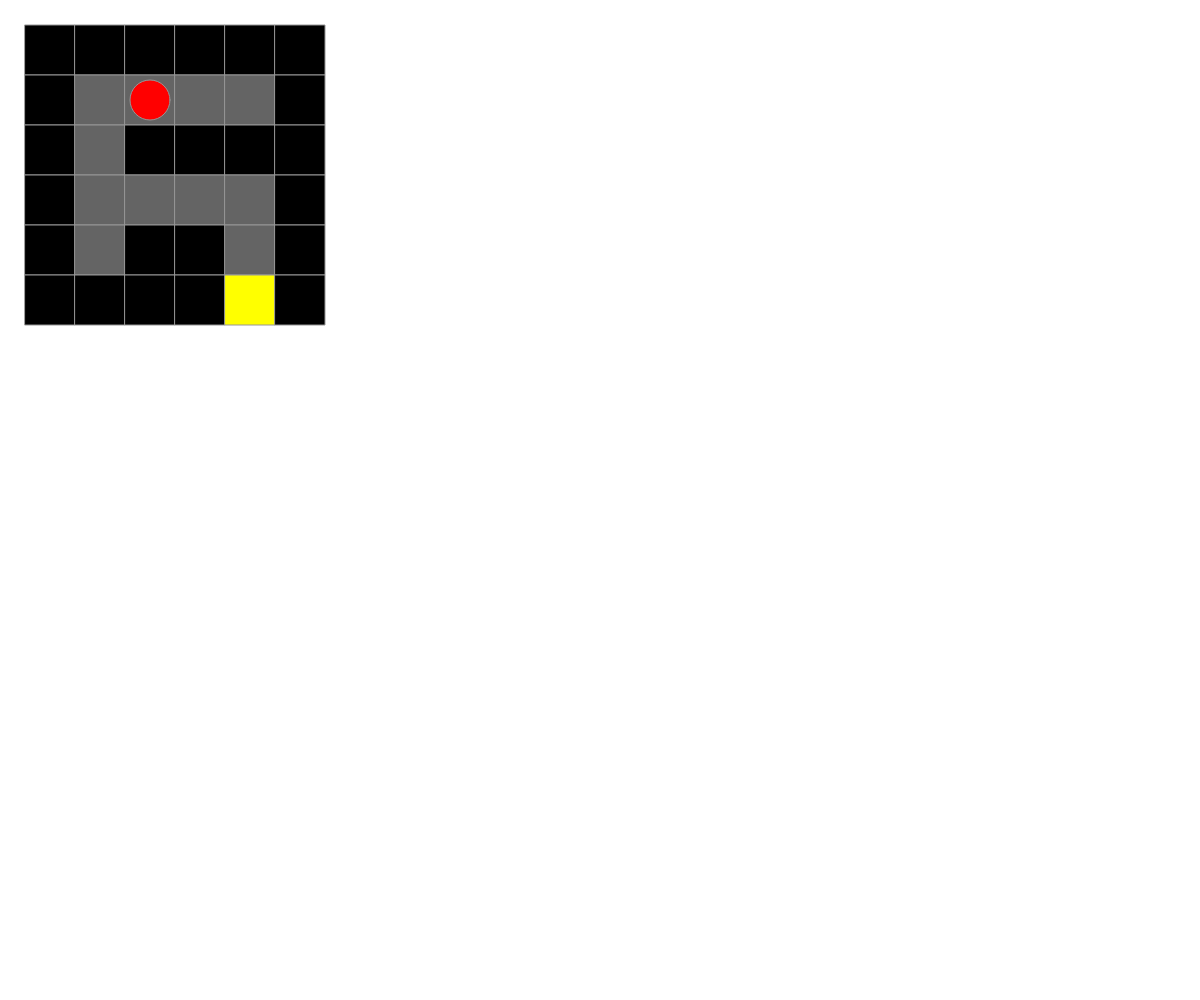
Frame 1 (no input)
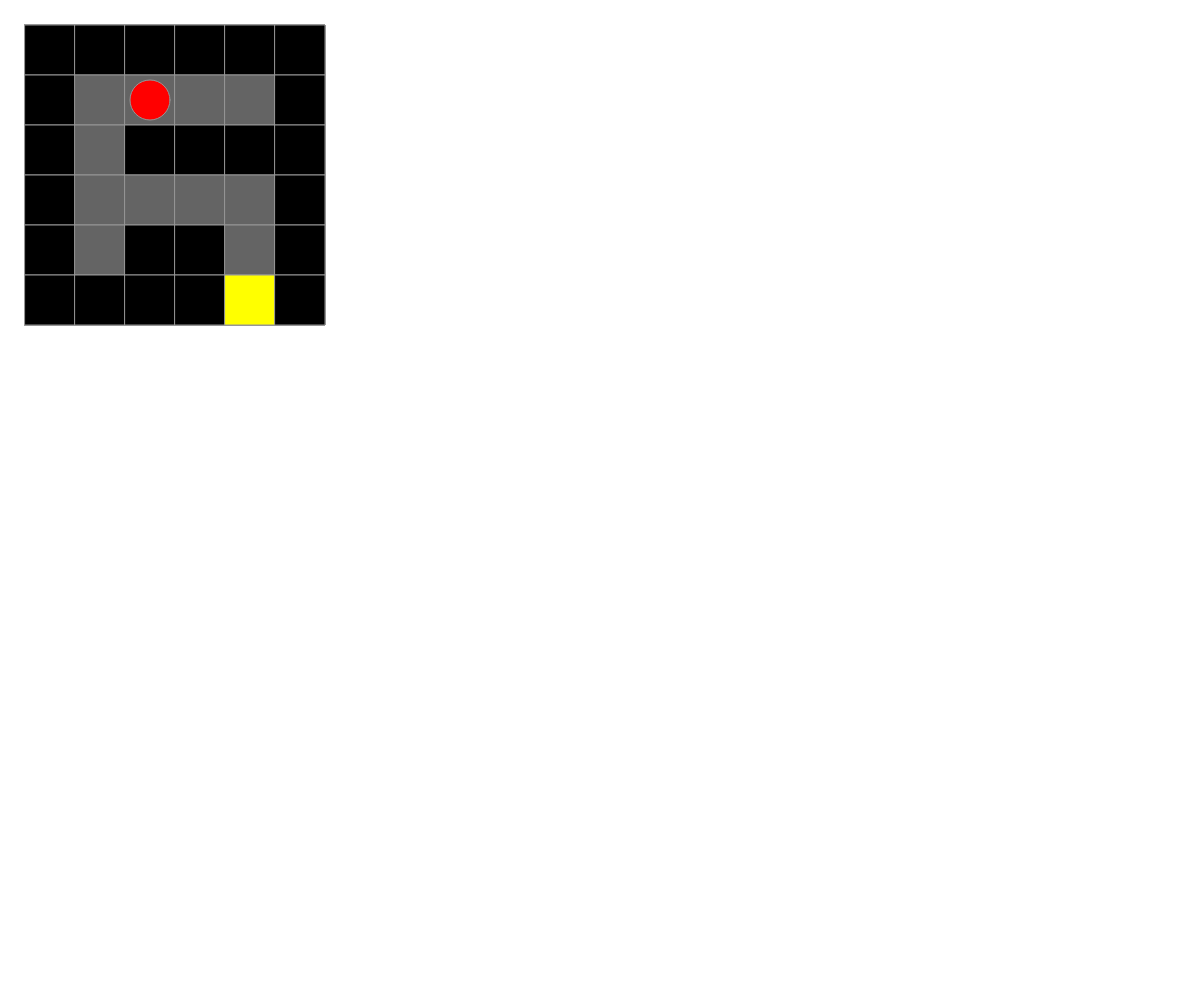
Frame 60 (no input)
Frame 120 (the mouse pressed at the canvas centre since frame 60): identical to frame 60, image omitted

The p5.js sketch that drew these frames (run headless with seeded random() and noise() and a simulated clock; from frame 60 on, the mouse is pressed at the canvas centre):

// p5.js sketch
// ── sketch.js
var game = [];
var offsetx, offsety;
var playerSize, posI, posJ; // taille + position du joueur
var gameSize, gameTileSize;
var nbtrace, traceTimer, traces = [];

/*************************************/
function setup() {
  createCanvas(windowWidth, windowHeight);
  rectMode(CENTER);
  ellipseMode(CENTER);
  stroke(150);
  // taille de la mmatrice
  gameSize = 6;
  // taille des éléments de la matrice
  gameTileSize = 50;
  // position initiale du joueur dans le tableau Game
  posI = 1;
  posJ = 2;
  // taille du joueur
  playerSize = gameTileSize * 0.8;
  offsetx = 50;
  offsety = 50;
  game = [
    "W", "W", "W", "W", "W", "W",
    "W", "F", "F", "F", "F", "W",
    "W", "F", "W", "W", "W", "W",
    "W", "F", "F", "F", "F", "W",
    "W", "F", "W", "W", "F", "W",
    "W", "W", "W", "W", "B", "W",
  ];
  nbtrace = 0;
  traceTimer = 5;
}
/*************************************/
function draw() {
  for (i = 0; i < gameSize; i++) {
    for (j = 0; j < gameSize; j++) {
      if (game[i * gameSize + j] == "W") {
        fill(0);
      } else if (game[i * gameSize + j] == "B") {
        fill(255, 255, 0);
      } else if (game[i * gameSize + j] == "T") {
        fill(220);
      } else {
        fill(100);
      }
      rect(offsetx + j * gameTileSize, offsety + i * gameTileSize, gameTileSize, gameTileSize);
    }
  }
  fill(255, 0, 0);
  ellipse(offsetx + posJ * gameTileSize, offsety + posI * gameTileSize, playerSize);


  if (traceTimer < 0) {
    if (nbtrace > 0) {
      game[traces[0]] = "F";
      nbtrace--;
      for (var i = 0; i < nbtrace; i++) {
        traces[i] = traces[i + 1];
      }
    }
    traceTimer = 30;
  }
  traceTimer--;




}
/*************************************/
function keyReleased() {
  switch (keyCode) {
    case LEFT_ARROW:
      if (game[posI * gameSize + posJ - 1] != "W") {
        game[posI * gameSize + posJ] = "T";
        traces[nbtrace] = posI * gameSize + posJ;
        nbtrace++;
        posJ--;
      }
      break;
    case RIGHT_ARROW:
      if (game[posI * gameSize + posJ + 1] != "W") {
        game[posI * gameSize + posJ] = "T";
        traces[nbtrace] = posI * gameSize + posJ;
        nbtrace++;
        posJ++;
      }
      break;
    case UP_ARROW:
      if (game[(posI - 1) * gameSize + posJ] != "W") {
        game[posI * gameSize + posJ] = "T";
        traces[nbtrace] = posI * gameSize + posJ;
        nbtrace++;
        posI--;
      }
      break;
    case DOWN_ARROW:
      if (game[(posI + 1) * gameSize + posJ] != "W") {
        game[posI * gameSize + posJ] = "T";
        traces[nbtrace] = posI * gameSize + posJ;
        nbtrace++;
        posI++;
      }
      break;
    default:
      break;
  }
}
